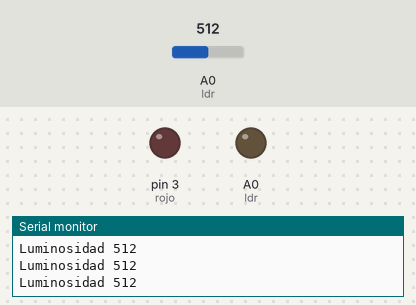
Bench run of a sketch on a simulated Arduino Uno, built with avr-gcc and run on an emulated ATmega328P. On the bench: output pins drawn as LEDs (lit = HIGH), the last lines printed to the serial monitor. Dashed ring = blinking. The inputs (shaded band) are chosen by the test bench; at power-on: A0 (ldr) = 512.

Above: at 1.2 s.
1.3 s: A0 (ldr) set to 54
2.8 s: A0 (ldr) set to 46
At 3.5 s:
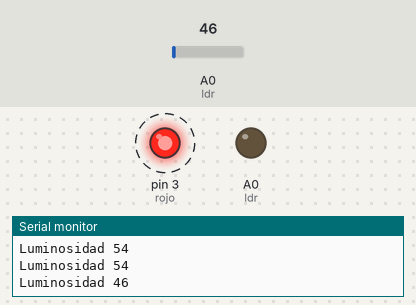
5.8 s: A0 (ldr) set to 122
At 6.5 s:
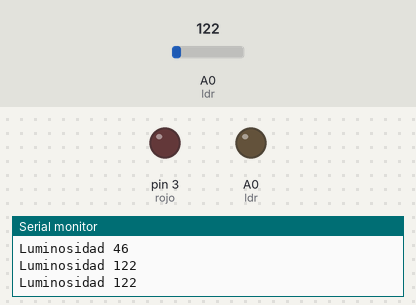
7.3 s: A0 (ldr) set to 40
At 8.1 s:
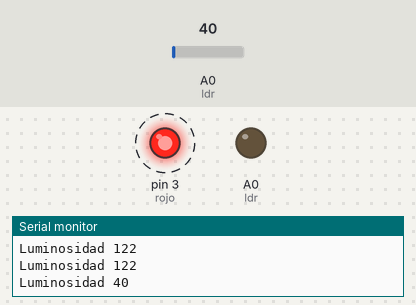
Timing chart, 0 to 11.3 s (numbered marks = the images above; inputs shaded):
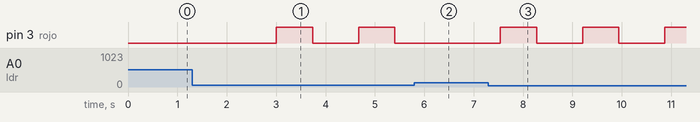

The sketch:

Ej3-LDR_intensidad_luiminica1.ino
```cpp
#define rojo 3
#define ldr A0

void setup()
{
  Serial.begin(9600);
  pinMode(ldr, OUTPUT);
  pinMode(rojo, OUTPUT);
}

void loop()
{
  int luz = analogRead(ldr);
  Serial.print("Luminosidad ");
  Serial.println(luz);
  delay(200);

  if (luz < 50){
    analogWrite(rojo,255);
    delay(733);
    analogWrite(rojo,LOW);
    delay(733);
  }

}
```

Measured:
- the behaviour switches between 50 and 49 on A0 (ldr) (found by bisection; images 0 and 1)
- after the input at 2.8 s, pin 3 (rojo): alternates HIGH for 0.73 s and LOW for 0.93 s, starting after 0.21 s
- after the input at 5.8 s, pin 3 (rojo): stays LOW (without the input it goes to HIGH after 0.54 s)
- after the input at 7.3 s, pin 3 (rojo): alternates HIGH for 0.73 s and LOW for 0.93 s, starting after 0.24 s
